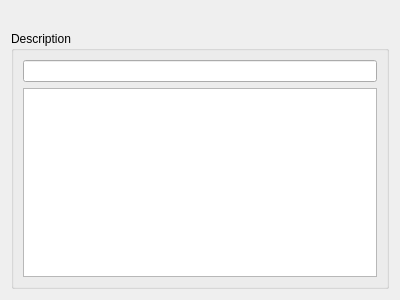
<?xml version="1.0" encoding="UTF-8"?>
<ui version="4.0">
 <class>Help::Edit::Message</class>
 <widget class="QWidget" name="Help::Edit::Message">
  <property name="geometry">
   <rect>
    <x>0</x>
    <y>0</y>
    <width>400</width>
    <height>300</height>
   </rect>
  </property>
  <property name="windowTitle">
   <string>Form</string>
  </property>
  <layout class="QVBoxLayout" name="verticalLayout_2">
   <item>
    <widget class="QLabel" name="keyInfo">
     <property name="text">
      <string/>
     </property>
     <property name="alignment">
      <set>Qt::AlignLeading|Qt::AlignLeft|Qt::AlignVCenter</set>
     </property>
    </widget>
   </item>
   <item>
    <widget class="QGroupBox" name="digestGroup">
     <property name="title">
      <string>Description</string>
     </property>
     <property name="flat">
      <bool>true</bool>
     </property>
     <layout class="QVBoxLayout" name="verticalLayout">
      <item>
       <widget class="QLineEdit" name="digestEdit"/>
      </item>
      <item>
       <widget class="QPlainTextEdit" name="descrptionEdit"/>
      </item>
     </layout>
    </widget>
   </item>
  </layout>
 </widget>
 <resources/>
 <connections/>
</ui>
